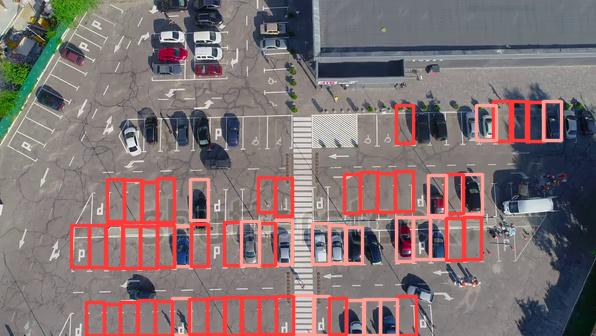
#> input picture ParkingSpace/tests/drawFrame.jpg, 596 x 336 px, found by its file name
$ python test.py
#> lines starting #> are read from the running program, lines starting #| are printed output that depends on the picture
#> further down, frame is the input picture: shape (336, 596, 3); mean B, G, R 115, 113.8, 128.6
### ParkingSpace/drawPath.py
from distances import euclid_dist, centroid_calc
import cv2
def path(img,start,spot):
    landmarks = {0:start,
                1:[100,100],
                2:[80,165],
                3:[60,300]}
    spot_check = centroid_calc(spot)[0], int(spot[1])
    best_landmark = 0
    min_dist = euclid_dist(spot_check, landmarks[best_landmark])

    for i in landmarks.keys():
        cv2.circle(img, landmarks[i], 4, (0, 255, 0), -1)
        dist = euclid_dist(spot_check, landmarks[i])
        if dist<min_dist:
            min_dist = dist
            best_landmark = i
#> after the loop, best_landmark = 1; min_dist = 294
    print(best_landmark)
#| 1
    for i in landmarks.keys():
        if i==0:
            continue
        if i>best_landmark:
            break
        img = cv2.line(img, landmarks[i-1], landmarks[i], (0, 255, 0),3)
    img = cv2.line(img, landmarks[best_landmark], spot_check, (0, 255, 0),3)
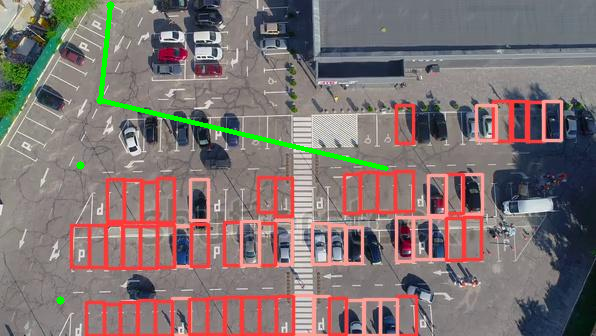
#> img: shape (336, 596, 3); mean B, G, R 113.7, 115.2, 127.3
    return img

### ParkingSpace/distances.py
import math

def centroid_calc(x):
    return int((x[0] + x[2]) / 2), int((x[1] + x[3]) / 2)

def euclid_dist(pt1,pt2):
    return math.hypot(pt2[0] - pt1[0], pt2[1] - pt1[1])

### ParkingSpace/test.py
import cv2
from distances import euclid_dist, centroid_calc
from drawPath import path
start = [110,5]
spot = [377.52,168.17,395.5,210.34]

frame = cv2.imread(r'tests\drawFrame.jpg')
landmarks = [[100,100],[80,165],[60,300]]

# cv2.circle(frame, start, 4, (0, 0, 255), -1)
# for i in landmarks:
#     cv2.circle(frame, i, 4, (0, 0, 255), -1)

frame = path(frame,start,spot)
cv2.imwrite(r'tests\drawFrame2.jpg',frame)
